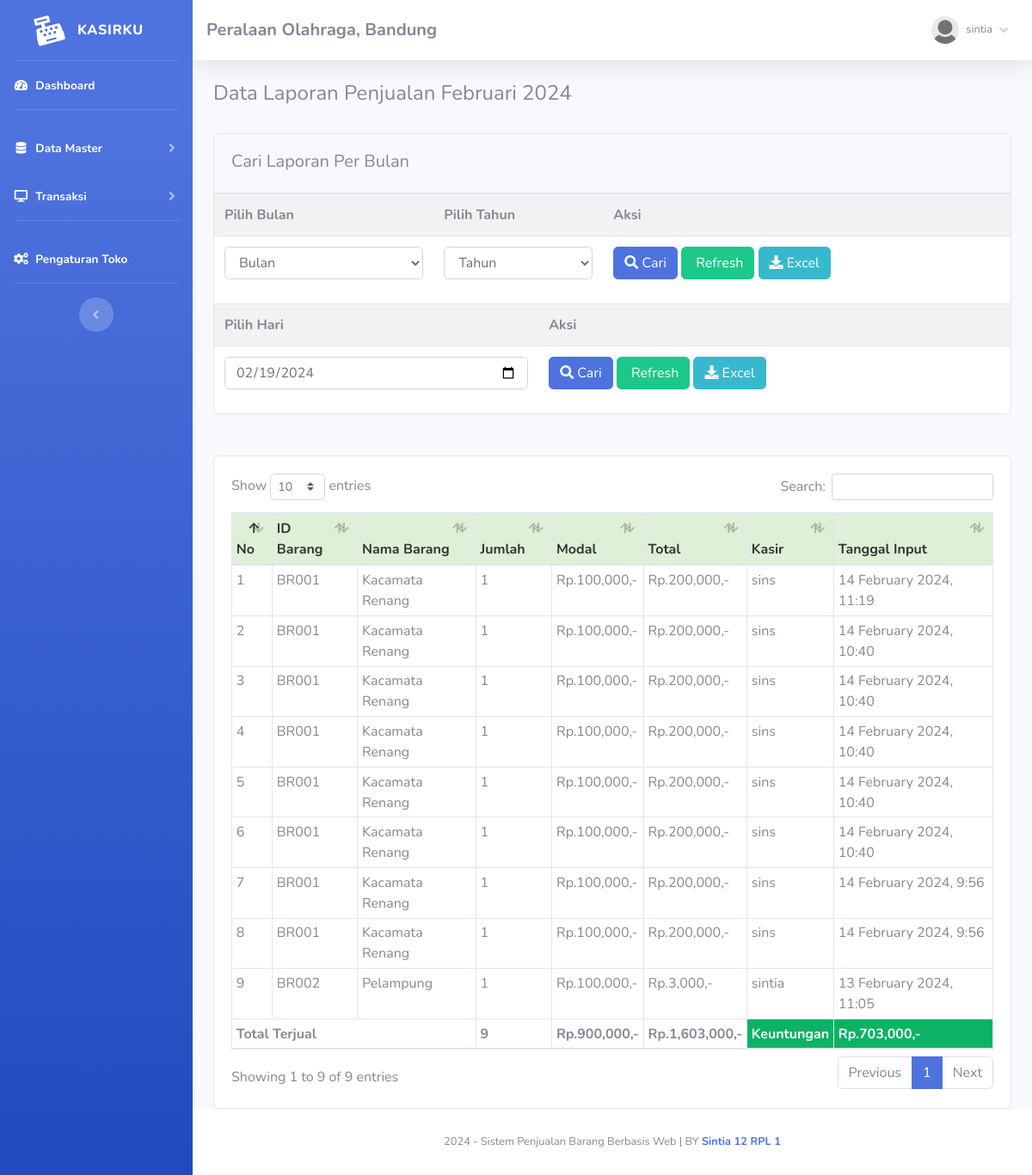
The app's page /index.php?page=laporan (signed in) with its own data.
### tables this page shows
CREATE TABLE `toko` (
  `id_toko` int(11) NOT NULL,
  `nama_toko` varchar(255) NOT NULL,
  `alamat_toko` text NOT NULL,
  `tlp` varchar(255) NOT NULL,
  `nama_pemilik` varchar(255) NOT NULL
);

CREATE TABLE `member` (
  `id_member` int(11) NOT NULL,
  `nm_member` varchar(255) NOT NULL,
  `alamat_member` text NOT NULL,
  `telepon` varchar(255) NOT NULL,
  `email` varchar(255) NOT NULL,
  `gambar` text NOT NULL,
  `NIK` text NOT NULL
);

CREATE TABLE `nota` (
  `id_nota` int(11) NOT NULL,
  `id_barang` varchar(255) NOT NULL,
  `id_member` int(11) NOT NULL,
  `jumlah` varchar(255) NOT NULL,
  `total` varchar(255) NOT NULL,
  `tanggal_input` varchar(255) NOT NULL,
  `periode` varchar(255) DEFAULT NULL
);

CREATE TABLE `barang` (
  `id` int(11) NOT NULL,
  `id_barang` varchar(255) NOT NULL,
  `id_kategori` int(11) NOT NULL,
  `nama_barang` text NOT NULL,
  `merk` varchar(255) NOT NULL,
  `harga_beli` varchar(255) NOT NULL,
  `harga_jual` varchar(255) NOT NULL,
  `satuan_barang` varchar(255) NOT NULL,
  `stok` text NOT NULL,
  `tgl_input` varchar(255) NOT NULL,
  `tgl_update` varchar(255) DEFAULT NULL
);

### admin/module/laporan/index.php (the view, shortened to what this page needs)
 <?php
	$bulan_tes =array(
		'01'=>"Januari",
		'02'=>"Februari",
		'03'=>"Maret",
		'04'=>"April",
		'05'=>"Mei",
		'06'=>"Juni",
		'07'=>"Juli",
		'08'=>"Agustus",
		'09'=>"September",
		'10'=>"Oktober",
		'11'=>"November",
		'12'=>"Desember"
	);
?>
<div class="row">
	<div class="col-md-12">
		<h4>
			<?php if(!empty($_GET['cari'])){ ?>
			Data Laporan Penjualan <?= $bulan_tes[$_POST['bln']];?> <?= $_POST['thn'];?>
			<?php }elseif(!empty($_GET['hari'])){?>
			Data Laporan Penjualan <?= $_POST['hari'];?>
			<?php }else{?>
			Data Laporan Penjualan <?= $bulan_tes[date('m')];?> <?= date('Y');?>
			<?php }?>
		</h4>
		<br />
		<div class="card">
			<div class="card-header">
				<h5 class="card-title mt-2">Cari Laporan Per Bulan</h5>
			</div>
			<div class="card-body p-0">
				<form method="post" action="index.php?page=laporan&cari=ok">
					<table class="table table-striped">
						<tr>
							<th>
								Pilih Bulan
							</th>
							<th>
								Pilih Tahun
							</th>
							<th>
								Aksi
							</th>
						</tr>
						<tr>
							<td>
								<select name="bln" class="form-control">
									<option selected="selected">Bulan</option>
								</select>
							</td>
							<td>
							<?php
								echo "<select name='thn' class='form-control'>";
								echo '
								<option selected="selected">Tahun</option>';
								echo "</select>";
							?>
							</td>
							<td>
								<button class="btn btn-primary">
									<i class="fa fa-search"></i> Cari
								</button>
								<a href="index.php?page=laporan" class="btn btn-success">
									<i class="fa fa-refresh"></i> Refresh</a>
								<?php if(!empty($_GET['cari'])){?>
								<a href="excel.php?cari=yes&bln=<?=$_POST['bln'];?>&thn=<?=$_POST['thn'];?>"
									class="btn btn-info"><i class="fa fa-download"></i>
									Excel</a>
								<?php }else{?>
								<a href="excel.php" class="btn btn-info"><i class="fa fa-download"></i>
									Excel</a>
								<?php }?>
							</td>
						</tr>
					</table>
				</form>
				<form method="post" action="index.php?page=laporan&hari=cek">
					<table class="table table-striped">
						<tr>
							<th>
								Pilih Hari
							</th>
							<th>
								Aksi
							</th>
						</tr>
						<tr>
							<td>
								<input type="date" value="<?= date('Y-m-d');?>" class="form-control" name="hari">
							</td>
							<td>
								<button class="btn btn-primary">
									<i class="fa fa-search"></i> Cari
								</button>
								<a href="index.php?page=laporan" class="btn btn-success">
									<i class="fa fa-refresh"></i> Refresh</a>
								<?php if(!empty($_GET['hari'])){?>
								<a href="excel.php?hari=cek&tgl=<?= $_POST['hari'];?>" class="btn btn-info"><i
										class="fa fa-download"></i>
									Excel</a>
								<?php }else{?>
								<a href="excel.php" class="btn btn-info"><i class="fa fa-download"></i>
									Excel</a>
								<?php }?>
							</td>
						</tr>
					</table>
				</form>
			</div>
		</div>
         <br />
         <br />
		<div class="card">
			<div class="card-body">
				<div class="table-responsive">
					<table class="table table-bordered w-100 table-sm" id="example1">
						<thead>
							<tr style="background:#DFF0D8;color:#333;">
								<th> No</th>
								<th> ID Barang</th>
								<th> Nama Barang</th>
								<th style="width:10%;"> Jumlah</th>
								<th style="width:10%;"> Modal</th>
								<th style="width:10%;"> Total</th>
								<th> Kasir</th>
								<th> Tanggal Input</th>
							</tr>
						</thead>
						<tbody>
							<?php
								$no=1;
								if(!empty($_GET['cari'])){
									$periode = $_POST['bln'].'-'.$_POST['thn'];
									$no=1;
									$jumlah = 0;
									$bayar = 0;
									$hasil = $lihat -> periode_jual($periode);
								}elseif(!empty($_GET['hari'])){
									$hari = $_POST['hari'];
									$no=1;
									$jumlah = 0;
									$bayar = 0;
									$hasil = $lihat -> hari_jual($hari);
								}else{
									$hasil = $lihat -> jual();
								}
							?>
							<?php
								$bayar = 0;
								$jumlah = 0;
								$modal = 0;
								foreach($hasil as $isi){
									$bayar += $isi['total'];
									$modal += $isi['harga_beli']* $isi['jumlah'];
									$jumlah += $isi['jumlah'];
							?>
							<tr>
								<td><?php echo $no;?></td>
								<td><?php echo $isi['id_barang'];?></td>
								<td><?php echo $isi['nama_barang'];?></td>
								<td><?php echo $isi['jumlah'];?> </td>
								<td>Rp.<?php echo number_format($isi['harga_beli']* $isi['jumlah']);?>,-</td>
								<td>Rp.<?php echo number_format($isi['total']);?>,-</td>
								<td><?php echo $isi['nm_member'];?></td>
								<td><?php echo $isi['tanggal_input'];?></td>
							</tr>
							<?php $no++; }?>
						</tbody>
						<tfoot>
							<tr>
								<th colspan="3">Total Terjual</td>
								<th><?php echo $jumlah;?></td>
								<th>Rp.<?php echo number_format($modal);?>,-</th>
								<th>Rp.<?php echo number_format($bayar);?>,-</th>
								<th style="background:#0bb365;color:#fff;">Keuntungan</th>
								<th style="background:#0bb365;color:#fff;">
									Rp.<?php echo number_format($bayar-$modal);?>,-</th>
							</tr>
						</tfoot>
					</table>
				</div>
			</div>
		</div>
     </div>
 </div>

### admin/template/sidebar.php (shortened to what this page needs)
<?php
    $id = $_SESSION['admin']['id_member'];
    $hasil_profil = $lihat -> member_edit($id);
?>
<ul class="navbar-nav bg-gradient-primary sidebar sidebar-dark accordion" id="accordionSidebar">
    <a class="sidebar-brand d-flex align-items-center justify-content-center" href="index.php">
        <div class="sidebar-brand-icon rotate-n-15">
            <i class="fas fa-cash-register"></i>
        </div>
        <div class="sidebar-brand-text mx-3">KasirKu<sup></sup></div>
    </a>
    <hr class="sidebar-divider my-0">
    <li class="nav-item active">
        <a class="nav-link" href="index.php">
            <i class="fas fa-fw fa-tachometer-alt"></i>
            <span>Dashboard</span></a>
    </li>
    <hr class="sidebar-divider">
    <li class="nav-item active">
        <a class="nav-link collapsed" href="#" data-toggle="collapse" data-target="#collapseTwo" aria-expanded="true"
            aria-controls="collapseTwo">
            <i class="fas fa-fw fa-database"></i>
            <span>Data Master</span>
        </a>
    </li>
    <li class="nav-item active">
        <a class="nav-link collapsed" href="#" data-toggle="collapse" data-target="#collapse3" aria-expanded="true"
            aria-controls="collapse3">
            <i class="fas fa-fw fa-desktop"></i>
            <span>Transaksi</span>
        </a>
    </li>
    <hr class="sidebar-divider">
    <li class="nav-item active">
        <a class="nav-link" href="index.php?page=pengaturan">
            <i class="fas fa-fw fa-cogs"></i>
            <span>Pengaturan Toko</span></a>
    </li>
    <hr class="sidebar-divider d-none d-md-block">
    <div class="text-center d-none d-md-inline">
        <button class="rounded-circle border-0" id="sidebarToggle"></button>
    </div>
</ul>
<div id="content-wrapper" class="d-flex flex-column">
    <div id="content">
        <nav class="navbar navbar-expand navbar-light bg-white topbar mb-4 static-top shadow">
            <h5 class="d-lg-block d-none mt-2"><b><?php echo $toko['nama_toko'];?>, <?php echo $toko['alamat_toko'];?></b></h5>
            <ul class="navbar-nav ml-auto">
                <li class="nav-item dropdown no-arrow">
                    <a class="nav-link dropdown-toggle" href="#" id="userDropdown" role="button" data-toggle="dropdown"
                        aria-haspopup="true" aria-expanded="false">
                        <img class="img-profile rounded-circle"
                            src="assets/img/user/<?php echo $hasil_profil['gambar'];?>">
                        <span
                            class="mr-2 d-none d-lg-inline text-gray-600 small ml-2"><?php echo $hasil_profil['nm_member'];?></span>
                        <i class="fas fa-angle-down"></i>
                    </a>
                </li>
            </ul>
        </nav>
        <div class="container-fluid">

### records on screen
toko: nama_toko "Peralaan Olahraga", alamat_toko "Bandung"
nota: barang.id_barang "BR001", barang.nama_barang "Kacamata Renang", jumlah "1", $isi['harga_beli']*$isi['jumlah'] "100,000", total "200,000", id_member.nm_member "sins", tanggal_input "14 February 2024, 11:19"
nota: barang.id_barang "BR001", barang.nama_barang "Kacamata Renang", jumlah "1", $isi['harga_beli']*$isi['jumlah'] "100,000", total "200,000", id_member.nm_member "sins", tanggal_input "14 February 2024, 10:40"
nota: barang.id_barang "BR001", barang.nama_barang "Kacamata Renang", jumlah "1", $isi['harga_beli']*$isi['jumlah'] "100,000", total "200,000", id_member.nm_member "sins", tanggal_input "14 February 2024, 10:40"
nota: barang.id_barang "BR001", barang.nama_barang "Kacamata Renang", jumlah "1", $isi['harga_beli']*$isi['jumlah'] "100,000", total "200,000", id_member.nm_member "sins", tanggal_input "14 February 2024, 10:40"
nota: barang.id_barang "BR001", barang.nama_barang "Kacamata Renang", jumlah "1", $isi['harga_beli']*$isi['jumlah'] "100,000", total "200,000", id_member.nm_member "sins", tanggal_input "14 February 2024, 10:40"
nota: barang.id_barang "BR001", barang.nama_barang "Kacamata Renang", jumlah "1", $isi['harga_beli']*$isi['jumlah'] "100,000", total "200,000", id_member.nm_member "sins", tanggal_input "14 February 2024, 10:40"
nota: barang.id_barang "BR001", barang.nama_barang "Kacamata Renang", jumlah "1", $isi['harga_beli']*$isi['jumlah'] "100,000", total "200,000", id_member.nm_member "sins", tanggal_input "14 February 2024, 9:56"
nota: barang.id_barang "BR001", barang.nama_barang "Kacamata Renang", jumlah "1", $isi['harga_beli']*$isi['jumlah'] "100,000", total "200,000", id_member.nm_member "sins", tanggal_input "14 February 2024, 9:56"
nota: barang.id_barang "BR002", barang.nama_barang "Pelampung", jumlah "1", $isi['harga_beli']*$isi['jumlah'] "100,000", total "3,000", id_member.nm_member "sintia", tanggal_input "13 February 2024, 11:05"

### other values on screen
$hasil_profil['nm_member'] "sintia"
$jumlah "9"
$modal "900,000"
$bayar "1,603,000"
$bayar-$modal "703,000"
